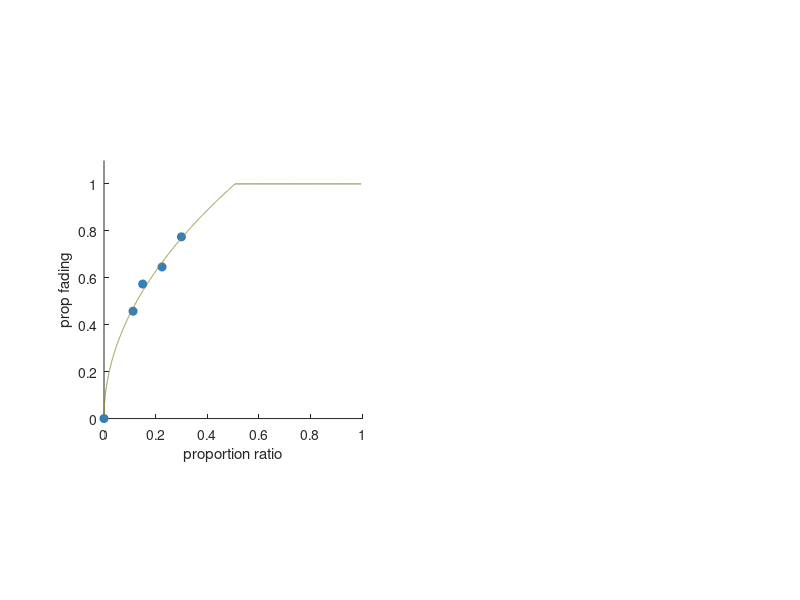

Recreate this plot in MATLAB.
%% Figure 12A
%proportion fading as a function of proportion monocular in Experiment 1
clear all;
close all;

% load data from Exp 1, variable is fovlist
load('avgdata.mat');
%	- col 1 = stimulus type (1=simple, 3 = AR)
%	- col 2 = stimulus configuration (1 = convergent, 2 = divergent)
%	- col 3 = binocular overlap size
%	- col 4 = total FOV
%	- col 5 = percentage of monocular region/monocular field
%   - col 6 = monocular field (FOV) size
%   - col 7 = monocular zone (region) size
%   - col 8 = average proportion across participants
%	- col 9-28 = individual's proportion

%average the convergent and divergent
new = [fovlist(9:12,8),fovlist(13:16,8)];
new = mean(new,2);
new = [fovlist(9:12,5) new];

c = [51 127 186]./255; %marker color
%plot the data points
data = [new; [0 0]]; %add in a theoretical point for [0 0], 0 monocular -> 0 fading
x = data(:,1)/100; %turn percentage into proportions
y = data(:,2);
%fit a square root
p = polyfit(sqrt(x),y,1);
x2 = [0:0.01:50.65]/100; %piecewise1, turn percentage into proportions 
y2 = p(1).*sqrt(x2); %Eq. 7
x3 = [50.65:1:100]/100; %%piecewise2, turn percentage into proportions 
y3 = ones(size(x3)); %Eq. 7
%% make the plot
figure();
subplot(1,2,1);
hold on;
%plot the data
plot(x,y,'bo','Color',c,'MarkerFaceColor',c);
%plot the piecewise function
plot(x2,y2,'-','Color',[0.5 0.5 0.2],'MarkerFaceColor','y');
plot(x3,y3,'-','Color',[0.5 0.5 0.2],'MarkerFaceColor','y');
ylim([0 1.1]);
xlim([0 1]);
ylabel('prop fading');
xlabel('proportion ratio');
axis square;



